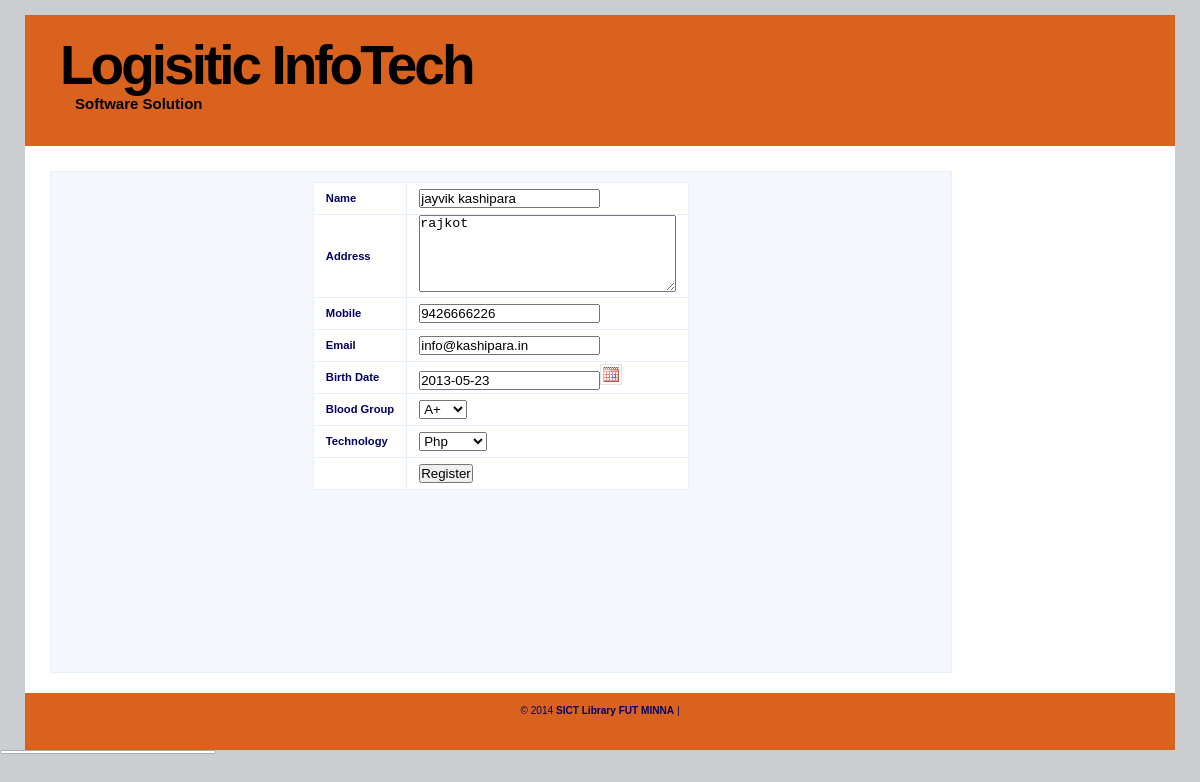
/TempEmployeeRegister.php?EmpID=23, run on the app's committed database.
### tables this page shows
CREATE TABLE IF NOT EXISTS `employee_detail` (
  `EmpID` int(10) NOT NULL AUTO_INCREMENT,
  `EmpName` varchar(255) NOT NULL,
  `EmpAddress` text NOT NULL,
  `EmpMobile` varchar(15) NOT NULL,
  `EmpEmail` varchar(50) NOT NULL,
  `EmpBirthdate` date NOT NULL,
  `EmpBloodGroup` varchar(5) NOT NULL,
  `EmpTechnology` varchar(20) NOT NULL,
  PRIMARY KEY (`EmpID`)
);

### class/dbclass.php (called while the page is built, shortened)
<?php
class MySQLCN {
   function MySQLCN() {
      $user = DB_USERNAME;
      $pass = DB_PASSWORD;
      $server = DB_SERVER;
      $conn = mysql_connect($server, $user, $pass);
      $this->CONN = $conn;
      return true;
   }
   function select($sql = "") {
      $conn = $this->CONN;
      $results = @mysql_query($sql, $conn);
      $count = 0;
      $data = array();
      while ($row = mysql_fetch_array($results)) {
        foreach ($row as $key => $value) {
            if (!is_array($value)) {
               $row[$key] = htmlspecialchars_decode($value, ENT_QUOTES);
            }
         }
         $data[$count] = $row;
         $count++;
      }
      return $data;
   }
}
?>

### class/EmpRegister.php (called while the page is built, shortened)
<?php
class EmpRegister extends MySQLCN {
    function get($EmpID) {
        $qry = "SELECT *
                FROM `employee_detail` ed LEFT JOIN salary_detail sd ON sd.EmpID = ed.EmpID
                WHERE ed.EmpID = '{$EmpID}'";
        return $this->select($qry);
    }
}
?>

### TempEmployeeRegister.php (the view, shortened to what this page needs)
<?php
require_once 'class/dbclass.php';
require_once 'class/EmpRegister.php';
$emp = new EmpRegister();
$EmpID = $_REQUEST['EmpID'];
if ($EmpID != NULL) {
    $result = $emp->get($EmpID);
}
$EmpID = '';
?>
<!DOCTYPE html PUBLIC "-//W3C//DTD XHTML 1.0 Strict//EN" "http://www.w3.org/TR/xhtml1/DTD/xhtml1-strict.dtd">
<html xmlns="http://www.w3.org/1999/xhtml" xml:lang="en" lang="en">
<head>
    <?php require_once 'config/commonJS.php'; ?>
</head>
<body>
<div id="wrap">
    <div id="header">
        <h1 id="logo-text"><a href=".">Logisitic InfoTech</a></h1>
        <p id="slogan">Software Solution</p>
    </div>
    <div id="content-wrap">
        <div id="main">
            <form id="formSubmit" method="post" action="process/processEmpRegister.php">
                <center>
                    <table class="tbl">
                        <tr>
                            <td><b>Name</b></td>
                            <td><input type="text" class="validate[required]" name="EmpName" id="EmpName"
                                       value="<?php echo $result[0]['EmpName']; ?>"/></td>
                        </tr>
                        <tr>
                            <td><b>Address</b></td>
                            <td><textarea rows="5" cols="30" class="validate[required]" name="EmpAddress"
                                          id="EmpAddress"><?php echo $result[0]['EmpAddress']; ?></textarea></td>
                        </tr>
                        <tr>
                            <td><b>Mobile</b></td>
                            <td><input class="validate[required,minSize[10],maxSize[10],custom[integer]]" type="text"
                                       class="validate[required]" name="EmpMobile" id="EmpMobile"
                                       value="<?php echo $result[0]['EmpMobile']; ?>"/></td>
                        </tr>
                        <tr>
                            <td><b>Email</b></td>
                            <td><input type="text" class="validate[required,custom[email]]" name="EmpEmail"
                                       id="EmpEmail" value="<?php echo $result[0]['EmpEmail']; ?>"/></td>
                        </tr>
                        <tr>
                            <td><b>Birth Date</b></td>
                            <td><input type="text" class="validate[required]" readonly name="EmpBirthdate"
                                       id="EmpBirthdate" value="<?php echo $result[0]['EmpBirthdate']; ?>"/></td>
                        </tr>
                        <tr>
                            <td><b>Blood Group</b></td>
                            <td><select name="EmpBloodGroup" id="EmpBloodGroup">
                                    <option
                                        value="A+" <?php echo $result[0]['EmpTechnology'] == 'A+' ? 'selected' : ''; ?> >
                                        A+
                                    </option>
                                </select>
                            </td>
                        </tr>
                        <tr>
                            <td><b>Technology</b></td>
                            <td>
                                <select name="EmpTechnology" id="EmpTechnology">
                                    <option
                                        value="php" <?php echo $result[0]['EmpTechnology'] == 'php' ? 'selected' : ''; ?> >
                                        Php
                                    </option>
                                </select>
                            </td>
                        </tr>
                        <tr>
                            <td></td>
                            <td><input type="submit" name="submit" id=""
                                       value="<?php echo $EmpID == '' ? 'Register' : 'Update'; ?>"/></td>
                        </tr>
                    </table>
                </center>
            </form>
        </div>
    </div>
    <?php @require_once 'menu/footer.php'; ?>
</div>
</body>
</html>

### css/CoolWater.css (style rules this page uses)
* { margin: 0; padding: 0; outline: 0; }
body { background: #caced1; font: 70%/1.5em Verdana, Tahoma, arial, sans-serif; color: #000066; text-align: center; margin: 15px 0; }
a, a:visited { text-decoration: none; background: inherit; color: #FB9233; }
a { cursor: pointer; }
h1, h2, h3 { font-family: 'Trebuchet MS', Tahoma, Sans-serif; }
h1 { font-size: 180%; font-weight: normal; color: #555; }
h1, h2, h3, p { margin: 10px 15px; padding: 0; }
.tbl { border-collapse: collapse; }
.tbl tr { height: 32px; background: #fff; }
.tbl td { padding-left: 12px; padding-right: 12px; border: 1px solid #E5F0FB; }
#wrap { width: 1150px; background: #FFF; margin: 0 auto; text-align: left; }
#content-wrap { clear: both; width: 1140px; margin: 5px auto; padding: 0; }
#header { position: relative; height: 131px; background: #D9631E; padding: 0; color: #000000; }
#header h1#logo-text a { position: absolute; margin: 0; padding: 0; font: bolder 55px 'Trebuchet MS', Arial, Sans-serif; letter-spacing: -3px; color: #000000; text-transform: none; text-decoration: none; background: transparent; top: 18px; left: 35px; }
#header p#slogan { position: absolute; margin: 0; padding: 0; font: bold 15px 'Trebuchet MS', Arial, Georgia, Sans-serif; text-transform: none; color: #000000; top: 80px; left: 50px; }
#main { float: left; width: 900px; margin: 20px 20px 20px 20px; display: inline; min-height: 500px; background: none repeat scroll 0 0 #F4F8FD; border: 1px solid #E5F0FB; }

### data on the page
employee_detail: EmpName "jayvik kashipara", EmpAddress "rajkot", EmpMobile "9426666226", EmpEmail "info@kashipara.in", EmpBirthdate "2013-05-23", EmpTechnology "Php"
